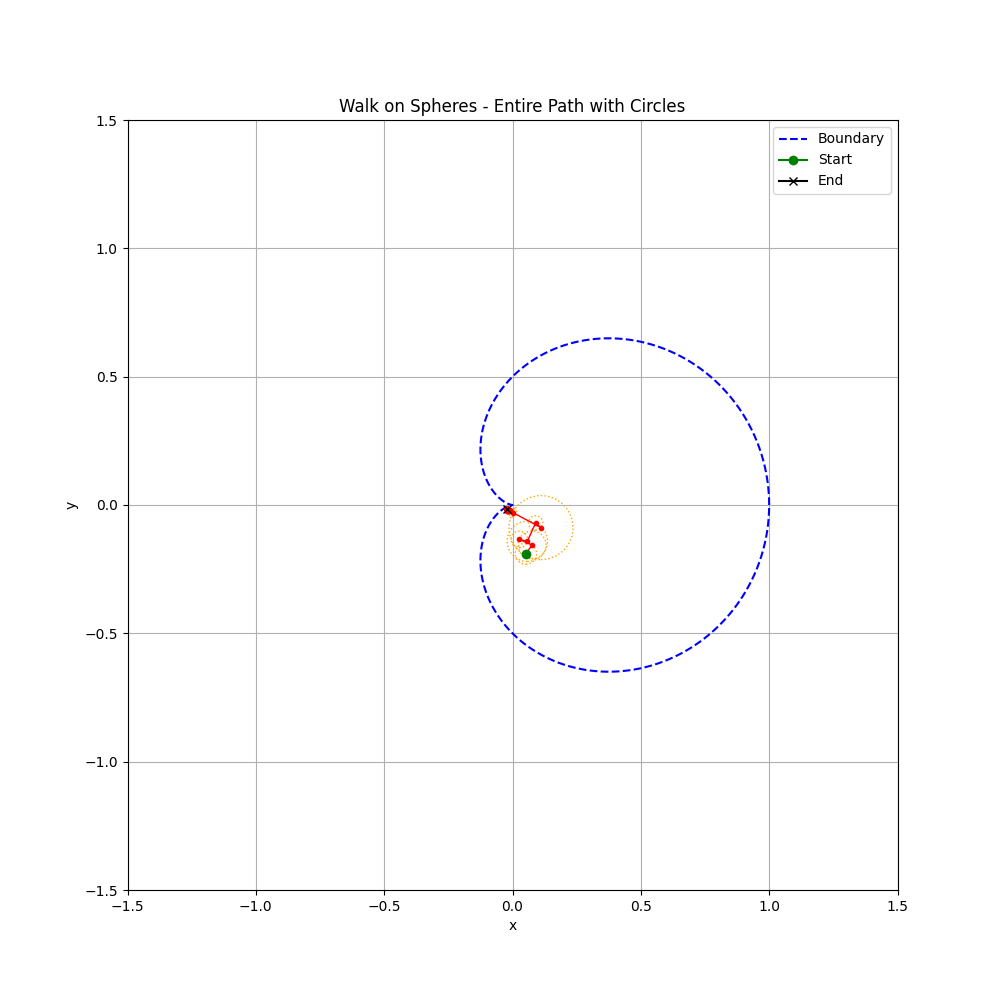

Source code (Python):
#!/usr/bin/env python3

import numpy as np
import matplotlib
matplotlib.use('Agg')
import matplotlib.pyplot as plt

import os

# Parameters
epsilon = 0.01
max_steps = 1000
num_directions = 100

# Function to define the boundary: cardioid
def boundary_function(point):
    x, y = point
    r = np.sqrt(x ** 2 + y ** 2)
    theta = np.arctan2(y, x)
    cardioid_radius = 0.5 * (1 + np.cos(theta))
    return cardioid_radius - r

# Function to determine the largest possible circle radius within the boundary
def largest_possible_radius(point):
    theta_values = np.linspace(0, 2 * np.pi, num_directions, endpoint=False)
    max_radius = float('inf')
    for theta in theta_values:
        direction = np.array([np.cos(theta), np.sin(theta)])
        radius = 0
        step_size = 0.01
        steps = 0
        while boundary_function(point + radius * direction) > 0:
            radius += step_size
            steps += 1
            if steps > 10000:  # Prevent infinite loop
                break
        max_radius = min(max_radius, radius)
    return max(max_radius - epsilon, 0)

# Function to perform a single Walk on Spheres
def walk_on_spheres(starting_point):
    path = [starting_point]
    current_point = starting_point
    radii = []
    steps = 0

    while boundary_function(current_point) > epsilon and steps < max_steps:
        # Determine the radius of the largest possible circle within the boundary
        max_radius = largest_possible_radius(current_point)
        radius = np.random.uniform(0, max_radius)
        radii.append(radius)

        # Choose a random angle to move to a new point on the circle
        theta = np.random.uniform(0, 2 * np.pi)
        new_point = current_point + radius * np.array([np.cos(theta), np.sin(theta)])

        # Append the new point to the path
        path.append(new_point)
        current_point = new_point
        steps += 1

    return path, radii

# Visualization function for all steps at once
def visualize_entire_walk(path, radii):
    fig, ax = plt.subplots(figsize=(10, 10))
    ax.set_xlim(-1.5, 1.5)
    ax.set_ylim(-1.5, 1.5)
    ax.set_aspect('equal')
    plt.xlabel('x')
    plt.ylabel('y')
    plt.grid(True)

    # Plot the boundary (cardioid)
    theta = np.linspace(0, 2 * np.pi, 1000)
    x_boundary = 0.5 * (1 + np.cos(theta)) * np.cos(theta)
    y_boundary = 0.5 * (1 + np.cos(theta)) * np.sin(theta)
    ax.plot(x_boundary, y_boundary, color='b', linestyle='--', label='Boundary')

    # Extract x and y coordinates from the path
    x_coords, y_coords = zip(*path)

    # Plot the entire walk
    ax.plot(x_coords, y_coords, marker='o', color='r', linestyle='-', linewidth=1, markersize=3)

    # Highlight starting and ending points
    ax.plot(x_coords[0], y_coords[0], marker='o', color='g', markersize=6, label='Start')
    ax.plot(x_coords[-1], y_coords[-1], marker='x', color='k', markersize=6, label='End')

    # Plot all circles at each step
    for i, (x, y) in enumerate(path):
        if i < len(radii):
            current_circle = plt.Circle((x, y), radii[i], color='orange', fill=False, linestyle=':')
            ax.add_artist(current_circle)

    plt.legend()
    plt.title('Walk on Spheres - Entire Path with Circles')

    # Save the plot to the same directory as the script
    script_dir = os.path.dirname(os.path.abspath(__file__))
    output_path = os.path.join(script_dir, "wos.png")
    print(f"Saving visualization as '{output_path}'...")
    plt.savefig(output_path)
    print("Saved successfully.")

# Main function to perform and visualize the walk
if __name__ == "__main__":
    # Initial starting point (random point inside the boundary)
    for _ in range(1000):  # Maximum 1000 attempts
        starting_point = np.random.uniform(-1.0, 1.0, 2)
        if boundary_function(starting_point) > 0:
            break
    else:
        raise ValueError("Failed to find a valid starting point within the boundary.")

    # Perform the walk
    path, radii = walk_on_spheres(starting_point)

    # Visualize the entire walk with all steps
    visualize_entire_walk(path, radii)
